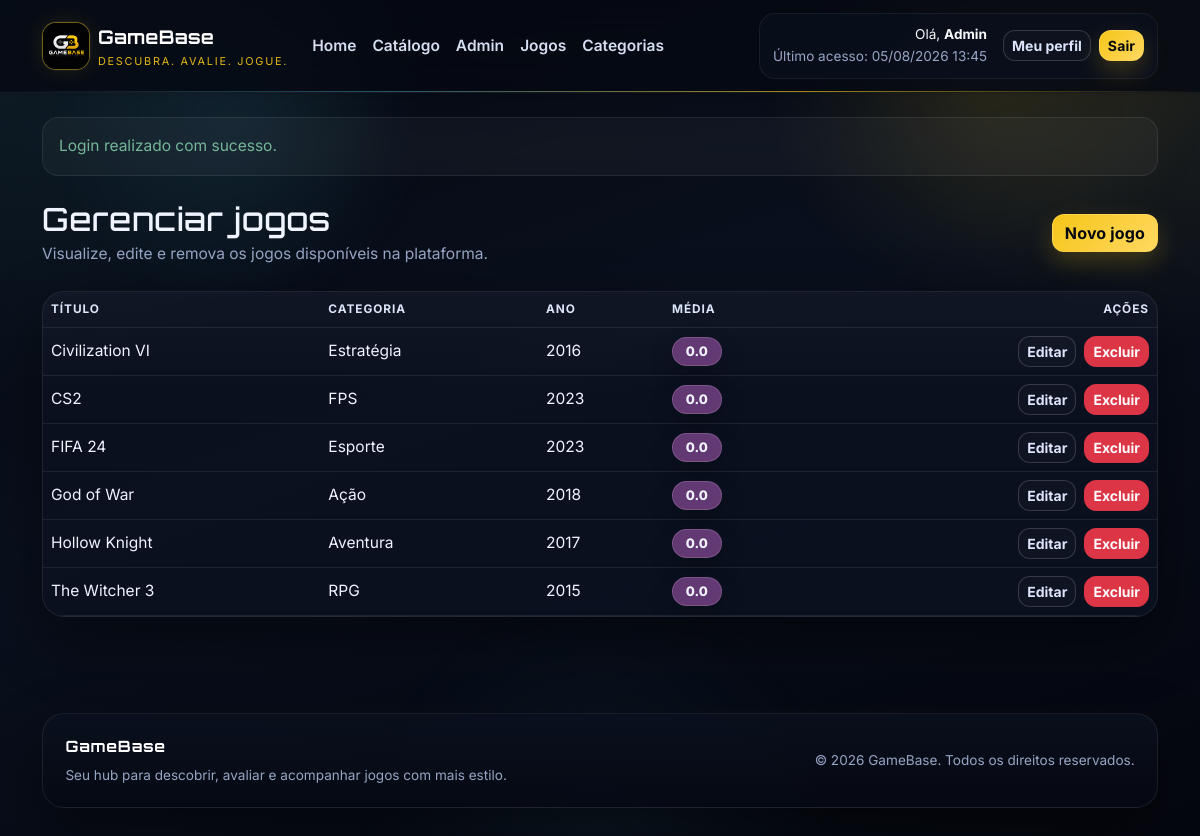
Screenshot of /gamebase_php/index.php?page=admin_jogos (signed in) with the database file from the repository.
### tables this page shows
CREATE TABLE jogos (
    id INT AUTO_INCREMENT PRIMARY KEY,
    titulo VARCHAR(150) NOT NULL,
    descricao TEXT,
    ano INT,
    categoria_id INT,
    capa_url VARCHAR(255),
    criado_em TIMESTAMP DEFAULT CURRENT_TIMESTAMP,
    FOREIGN KEY (categoria_id) REFERENCES categorias(id) ON DELETE SET NULL
);

CREATE TABLE categorias (
    id INT AUTO_INCREMENT PRIMARY KEY,
    nome VARCHAR(80) NOT NULL UNIQUE
);

### gamebase_php/controllers/JogoController.php (called while the page is built, shortened)
<?php
class JogoController
{
    private Jogo $jogoModel;
    public function __construct()
    {
        $this->jogoModel = new Jogo();
    }
    public function adminJogos(): void
    {
        render('admin/jogos_lista.php', [
            'pageTitle' => 'Gerenciar jogos',
            'jogos' => $this->jogoModel->listarTodos(),
        ]);
    }
}

### gamebase_php/models/Jogo.php (called while the page is built, shortened)
<?php
class Jogo
{
    private PDO $conn;
    public function __construct()
    {
        $this->conn = Database::getConnection();
    }
    public function listarTodos(?string $busca = null, ?int $categoriaId = null): array
    {
        $sql = '
            SELECT
                j.*,
                c.nome AS categoria_nome,
                COALESCE(ROUND(AVG(a.nota), 1), 0) AS media_nota,
                COUNT(a.id) AS total_avaliacoes
            FROM jogos j
            LEFT JOIN categorias c ON c.id = j.categoria_id
            LEFT JOIN avaliacoes a ON a.jogo_id = j.id
            WHERE 1 = 1
        ';
        $sql .= '
            GROUP BY j.id, c.nome
            ORDER BY j.titulo ASC
        ';
        $stmt = $this->conn->prepare($sql);
        $stmt->execute();
        return $stmt->fetchAll();
    }
}

### gamebase_php/config/database.php (called while the page is built, shortened)
<?php
class Database
{
    private static ?PDO $connection = null;
    public static function getConnection(): PDO
    {
        if (self::$connection instanceof PDO) {
            return self::$connection;
        }
        $host = getenv('GAMEBASE_DB_HOST') ?: 'localhost';
        $dbname = getenv('GAMEBASE_DB_NAME') ?: 'gamebase';
        $username = getenv('GAMEBASE_DB_USER') ?: 'root';
        $password = getenv('GAMEBASE_DB_PASS');
        $password = $password !== false ? $password : 'root';
        $charset = getenv('GAMEBASE_DB_CHARSET') ?: 'utf8mb4';
        $dsn = sprintf('mysql:host=%s;dbname=%s;charset=%s', $host, $dbname, $charset);
        try {
            self::$connection = self::createPdo($dsn, $username, $password);
        } catch (Throwable $exception) {
            if (function_exists('debugLog')) {
                debugLog('initial', 'H1', 'config/database.php:42', 'database connection failed', [
                    'host' => $host,
                    'database' => $dbname,
                    'errorType' => get_class($exception),
                    'errorCode' => (string) $exception->getCode(),
                    'errorMessage' => $exception->getMessage(),
                ]);
            }
            if ((string) $exception->getCode() === '1049') {
                try {
                    if (function_exists('debugLog')) {
                        debugLog('post-fix', 'H1', 'config/database.php:50', 'database missing, starting bootstrap', [
                            'host' => $host,
                            'database' => $dbname,
                            'schemaExists' => is_file(dirname(__DIR__) . '/database/gamebase.sql'),
                        ]);
                    }
                    self::bootstrapDatabase($host, $dbname, $username, $password, $charset);
                    self::$connection = self::createPdo($dsn, $username, $password);
                    if (function_exists('debugLog')) {
                        debugLog('post-fix', 'H1', 'config/database.php:62', 'database bootstrap completed', [
                            'host' => $host,
                            'database' => $dbname,
                        ]);
                    }
                    return self::$connection;
                } catch (Throwable $bootstrapException) {
                    if (function_exists('debugLog')) {
                        debugLog('post-fix', 'H1', 'config/database.php:73', 'database bootstrap failed', [
                            'host' => $host,
                            'database' => $dbname,
                            'errorType' => get_class($bootstrapException),
                            'errorCode' => (string) $bootstrapException->getCode(),
                            'errorMessage' => $bootstrapException->getMessage(),
                        ]);
                    }
                    http_response_code(500);
                    die(
                        '<h1>Erro ao inicializar o banco</h1>'
                        . '<p>' . htmlspecialchars('O banco gamebase nao existe e a inicializacao automatica falhou.', ENT_QUOTES, 'UTF-8') . '</p>'
                        . '<p>' . htmlspecialchars('Verifique se o MySQL esta ativo e se o arquivo database/gamebase.sql esta acessivel.', ENT_QUOTES, 'UTF-8') . '</p>'
                        . '<p>' . htmlspecialchars('Detalhe tecnico: ' . $bootstrapException->getMessage(), ENT_QUOTES, 'UTF-8') . '</p>'
                    );
                }
            }
            http_response_code(500);
            $mensagem = 'Nao foi possivel conectar ao banco de dados GameBase.';
            $orientacao = 'Verifique host, nome do banco, usuario e senha em config/database.php ou nas variaveis de ambiente GAMEBASE_DB_*.';
            $credenciais = sprintf('Configuracao atual: host=%s | banco=%s | usuario=%s', $host, $dbname, $username);
            $detalheTecnico = 'Detalhe tecnico: ' . $exception->getMessage();
            die(
                '<h1>Erro de conexao com o banco</h1>'
                . '<p>' . htmlspecialchars($mensagem, ENT_QUOTES, 'UTF-8') . '</p>'
                . '<p>' . htmlspecialchars($orientacao, ENT_QUOTES, 'UTF-8') . '</p>'
                . '<p>' . htmlspecialchars($credenciais, ENT_QUOTES, 'UTF-8') . '</p>'
                . '<p>' . htmlspecialchars($detalheTecnico, ENT_QUOTES, 'UTF-8') . '</p>'
            );
        }
        return self::$connection;
    }
    private static function createPdo(string $dsn, string $username, string $password): PDO
    {
        return new PDO(
            $dsn,
            $username,
            $password,
            [
                PDO::ATTR_ERRMODE => PDO::ERRMODE_EXCEPTION,
                PDO::ATTR_DEFAULT_FETCH_MODE => PDO::FETCH_ASSOC,
            ]
        );
    }
}

### gamebase_php/views/admin/jogos_lista.php (the view, shortened to what this page needs)
<?php $jogos = $jogos ?? []; ?>
<section class="mb-4">
    <div class="d-flex flex-column flex-lg-row justify-content-between align-items-lg-center gap-3 mb-4">
        <div>
            <h1 class="h2 mb-1">Gerenciar jogos</h1>
            <p class="text-muted mb-0">Visualize, edite e remova os jogos disponíveis na plataforma.</p>
        </div>
        <a class="btn btn-gold" href="<?= e(baseUrl('index.php?page=admin_jogos_form')) ?>">Novo jogo</a>
    </div>
    <section class="card">
        <div class="card-body p-0">
            <div class="table-responsive">
                <table class="table table-dark table-hover align-middle mb-0">
                    <thead>
                    <tr>
                        <th>Título</th>
                        <th>Categoria</th>
                        <th>Ano</th>
                        <th>Média</th>
                        <th class="text-end">Ações</th>
                    </tr>
                    </thead>
                    <tbody>
                    <?php foreach ($jogos as $jogo): ?>
                        <tr>
                            <td><?= e($jogo['titulo']) ?></td>
                            <td><?= e((string) ($jogo['categoria_nome'] ?? 'Sem categoria')) ?></td>
                            <td><?= e((string) ($jogo['ano'] ?? '-')) ?></td>
                            <td><span class="<?= e(classeNotaBadge((float) $jogo['media_nota'])) ?>"><?= e((string) $jogo['media_nota']) ?></span></td>
                            <td class="text-end">
                                <div class="d-inline-flex gap-2">
                                    <a class="btn btn-outline-light btn-sm" href="<?= e(baseUrl('index.php?page=admin_jogos_form&id=' . (int) $jogo['id'])) ?>">Editar</a>
                                    <form method="POST" action="<?= e(baseUrl('index.php?page=admin_jogos_excluir')) ?>">
                                        <button type="submit" class="btn btn-danger btn-sm">Excluir</button>
                                    </form>
                                </div>
                            </td>
                        </tr>
                    <?php endforeach; ?>
                    </tbody>
                </table>
            </div>
        </div>
    </section>
</section>

### gamebase_php/assets/css/style.css (style rules this page uses)
:root { --gb-bg: #060913; --gb-bg-soft: #0c1220; --gb-surface: rgba(12, 18, 32, 0.88); --gb-surface-2: rgba(18, 28, 48, 0.9); --gb-surface-3: rgba(8, 12, 22, 0.94); --gb-border: rgba(255, 255, 255, 0.08); --gb-border-strong: rgba(245, 197, 24, 0.24); --gb-gold: #f5c518; --gb-gold-hover: #ffd54f; --gb-accent: #5ee6ff; --gb-light: #eff4ff; --gb-muted: #97a5c4; --gb-muted-2: #7182a6; --gb-shadow: 0 24px 60px rgba(0, 0, 0, 0.45); }
*, *::before, *::after { box-sizing: border-box; }
html { scroll-behavior: smooth; }
body { position: relative; min-height: 100vh; overflow-x: hidden; background: radial-gradient(circle at top left, rgba(94, 230, 255, 0.10), transparent 28%), radial-gradient(circle at top right, rgba(245, 197, 24, 0.10), transparent 24%), linear-gradient(160deg, #05070f 0%, #09101d 44%, #05070f 100%); color: var(--gb-light); font-family: 'Inter', system-ui, sans-serif; font-size: 0.97rem; line-height: 1.6; }
body::before, body::after { content: ""; position: fixed; inset: 0; pointer-events: none; z-index: 0; }
body::before { background: linear-gradient(rgba(255, 255, 255, 0.03) 1px, transparent 1px), linear-gradient(90deg, rgba(255, 255, 255, 0.03) 1px, transparent 1px); background-size: 56px 56px; -webkit-mask-image: linear-gradient(to bottom, rgba(255, 255, 255, 0.3), transparent 80%); mask-image: linear-gradient(to bottom, rgba(255, 255, 255, 0.3), transparent 80%); opacity: 0.18; animation: gridShift 20s linear infinite; }
body::after { background: radial-gradient(circle at 20% 15%, rgba(94, 230, 255, 0.08), transparent 16%), radial-gradient(circle at 82% 10%, rgba(245, 197, 24, 0.10), transparent 18%), radial-gradient(circle at 50% 100%, rgba(94, 230, 255, 0.06), transparent 24%); filter: blur(8px); animation: floatAura 14s ease-in-out infinite alternate; }
a { color: inherit; text-decoration: none; }
h1, h2, h3, h4, h5, h6, .navbar-brand-name, .hero-title, .page-banner-title { font-family: 'Orbitron', 'Inter', system-ui, sans-serif; letter-spacing: 0.02em; }
p, li, dd, td, th, label, small, .form-text { color: var(--gb-light); }
.text-muted, .text-secondary, [class*="text-muted"] { color: var(--gb-muted) !important; }
.btn { border-radius: 12px; font-weight: 700; transition: transform 0.2s ease, box-shadow 0.2s ease, background 0.2s ease, border-color 0.2s ease; }
.btn-gold { background: linear-gradient(135deg, var(--gb-gold) 0%, #ffd861 100%); color: #05070f; border: 1px solid rgba(255, 216, 97, 0.55); box-shadow: 0 10px 24px rgba(245, 197, 24, 0.22); letter-spacing: 0.01em; }
.btn-outline-light { border-color: rgba(255, 255, 255, 0.16); color: #dbe4fb; background: rgba(255, 255, 255, 0.02); }
.btn-danger { box-shadow: none; }
.card { position: relative; background: linear-gradient(180deg, rgba(255, 255, 255, 0.025), transparent 32%), var(--gb-surface); border: 1px solid var(--gb-border); color: var(--gb-light); border-radius: 22px; box-shadow: var(--gb-shadow); overflow: hidden; transition: transform 0.25s ease, box-shadow 0.25s ease, border-color 0.25s ease; animation: fadeUp 0.7s ease both; }
.card::before { content: ""; position: absolute; inset: 0; background: linear-gradient(135deg, rgba(94, 230, 255, 0.06), transparent 35%, rgba(245, 197, 24, 0.06)); opacity: 0; transition: opacity 0.25s ease; pointer-events: none; }
.card-body p, .card-body span, .card-body small, .card-body li, .card-body dd { color: var(--gb-light); }
.badge-nota { display: inline-flex; align-items: center; gap: 0.35rem; font-weight: 800; font-size: 0.82rem; border-radius: 999px; padding: 0.42rem 0.8rem; white-space: nowrap; border: 1px solid rgba(255, 255, 255, 0.14); box-shadow: 0 10px 24px rgba(0, 0, 0, 0.24); }
.badge-nota-trash { background: rgb(99, 57, 116); color: #ffffff; }
.table-dark { --bs-table-bg: transparent; --bs-table-striped-bg: rgba(255, 255, 255, 0.02); --bs-table-hover-bg: rgba(94, 230, 255, 0.06); --bs-table-border-color: rgba(255, 255, 255, 0.08); --bs-table-color: var(--gb-light); }
.table thead th { color: #dce5fa; text-transform: uppercase; font-size: 0.74rem; letter-spacing: 0.08em; }
.table td, .table th { color: var(--gb-light); }
.table-responsive { border-radius: 22px; }

### rows the page displays
jogos: titulo "Civilization VI", categoria.nome "Estratégia", ano "2016", media_nota "0.0"
jogos: titulo "CS2", categoria.nome "FPS", ano "2023", media_nota "0.0"
jogos: titulo "FIFA 24", categoria.nome "Esporte", ano "2023", media_nota "0.0"
jogos: titulo "God of War", categoria.nome "Ação", ano "2018", media_nota "0.0"
jogos: titulo "Hollow Knight", categoria.nome "Aventura", ano "2017", media_nota "0.0"
jogos: titulo "The Witcher 3", categoria.nome "RPG", ano "2015", media_nota "0.0"

### other values shown
$_SESSION['usuario_nome'] "Admin"
$ultimoAcesso "05/08/2026 13:45"
$flash['mensagem'] "Login realizado com sucesso."
